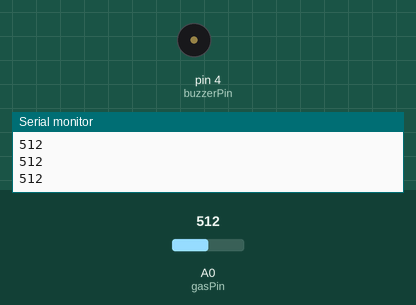
A sketch run on a simulated Arduino Uno, built with avr-gcc and run on an emulated ATmega328P. Parts: buzzer (waves = sounding), the last lines printed to the serial monitor. Inputs (shaded band) come from the test bench; at power-on: A0 (gasPin) = 512.

Above: at 1.2 s.
1.3 s: A0 (gasPin) set to 590
2.8 s: A0 (gasPin) set to 613
At 3.3 s:
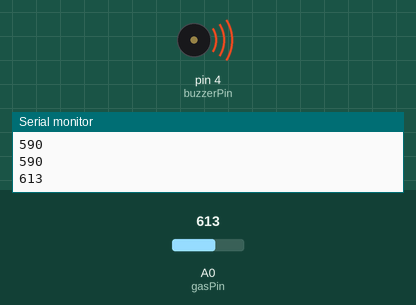
Timing chart, 0 to 10.3 s (numbered marks = the images above; inputs shaded):
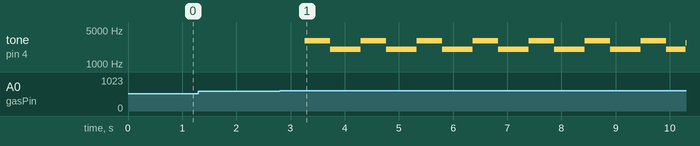

Measured:
- the behaviour switches between 600 and 601 on A0 (gasPin) (found by bisection; images 0 and 1)
- after the input at 2.8 s, tone on pin 4 (buzzerPin): plays 2999 Hz for 0.47 s, 2017 Hz for 0.56 s, 2999 Hz for 0.47 s, 2017 Hz for 0.56 s, 2999 Hz for 0.47 s, 2017 Hz for 0.56 s … (15 notes in this stretch), starting after 0.46 s

The sketch:

CamBienKhiGas.ino
```cpp
#include <math.h>          // Thư viện toán học để dùng sin()

int gasPin = A0;           // MQ-2 nối vào chân analog A0
int buzzerPin = 4;         // Buzzer nối vào chân số 4

void setup() {
  pinMode(buzzerPin, OUTPUT);   // Đặt chân buzzerPin làm ngõ ra
  Serial.begin(9600);           // Bật Serial Monitor ở tốc độ 9600 để xem dữ liệu
}

void loop() {
  int gasValue = analogRead(gasPin); // Đọc giá trị analog từ cảm biến MQ-2 (0 đến 1023)

  Serial.println(gasValue);          // In giá trị cảm biến ra Serial Monitor để quan sát

  if (gasValue >600) {
    // Tạo hiệu ứng âm thanh với tần số thay đổi dạng sin
    for (int x = 0; x < 180; x++) {
      float s = sin(x * PI / 180);
      int val = 2000 + int(1000 * s); // Tần số dao động từ 1000Hz -> 3000Hz
      tone(buzzerPin, val);
      delay(5);
    }
    // Nếu muốn buzzer dừng sau vòng for thì bật dòng này:
    // noTone(buzzerPin);
  } else {
    noTone(buzzerPin); // Tắt buzzer khi an toàn
  }

  delay(100); // delay 100ms
}
```
